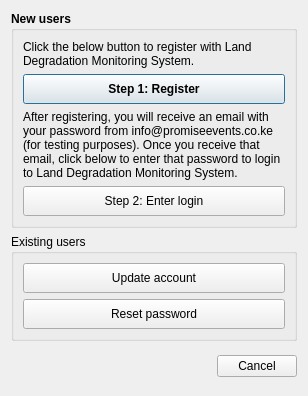
<?xml version="1.0" encoding="UTF-8"?>
<ui version="4.0">
 <class>DlgSettings</class>
 <widget class="QDialog" name="DlgSettings">
  <property name="windowModality">
   <enum>Qt::ApplicationModal</enum>
  </property>
  <property name="geometry">
   <rect>
    <x>0</x>
    <y>0</y>
    <width>308</width>
    <height>396</height>
   </rect>
  </property>
  <property name="sizePolicy">
   <sizepolicy hsizetype="Fixed" vsizetype="Fixed">
    <horstretch>0</horstretch>
    <verstretch>0</verstretch>
   </sizepolicy>
  </property>
  <property name="minimumSize">
   <size>
    <width>250</width>
    <height>0</height>
   </size>
  </property>
  <property name="windowTitle">
   <string>Settings</string>
  </property>
  <layout class="QVBoxLayout" name="verticalLayout_3">
   <item>
    <widget class="QGroupBox" name="groupBox">
     <property name="sizePolicy">
      <sizepolicy hsizetype="Preferred" vsizetype="Preferred">
       <horstretch>0</horstretch>
       <verstretch>0</verstretch>
      </sizepolicy>
     </property>
     <property name="minimumSize">
      <size>
       <width>0</width>
       <height>0</height>
      </size>
     </property>
     <property name="font">
      <font>
       <weight>75</weight>
       <bold>true</bold>
      </font>
     </property>
     <property name="title">
      <string>New users</string>
     </property>
     <layout class="QVBoxLayout" name="verticalLayout">
      <item>
       <widget class="QLabel" name="label">
        <property name="sizePolicy">
         <sizepolicy hsizetype="Preferred" vsizetype="Preferred">
          <horstretch>0</horstretch>
          <verstretch>0</verstretch>
         </sizepolicy>
        </property>
        <property name="maximumSize">
         <size>
          <width>16777215</width>
          <height>16777215</height>
         </size>
        </property>
        <property name="font">
         <font>
          <weight>50</weight>
          <bold>false</bold>
         </font>
        </property>
        <property name="text">
         <string>Click the below button to register with Land Degradation Monitoring System.</string>
        </property>
        <property name="wordWrap">
         <bool>true</bool>
        </property>
       </widget>
      </item>
      <item>
       <widget class="QPushButton" name="pushButton_register">
        <property name="sizePolicy">
         <sizepolicy hsizetype="Minimum" vsizetype="Minimum">
          <horstretch>0</horstretch>
          <verstretch>0</verstretch>
         </sizepolicy>
        </property>
        <property name="minimumSize">
         <size>
          <width>0</width>
          <height>30</height>
         </size>
        </property>
        <property name="font">
         <font>
          <weight>75</weight>
          <bold>true</bold>
         </font>
        </property>
        <property name="text">
         <string>Step 1: Register</string>
        </property>
       </widget>
      </item>
      <item>
       <widget class="QLabel" name="label_2">
        <property name="font">
         <font>
          <weight>50</weight>
          <bold>false</bold>
         </font>
        </property>
        <property name="text">
         <string>After registering, you will receive an email with your password from info@promiseevents.co.ke (for testing purposes). Once you receive that email, click below to enter that password to login to Land Degradation Monitoring System.</string>
        </property>
        <property name="wordWrap">
         <bool>true</bool>
        </property>
       </widget>
      </item>
      <item>
       <widget class="QPushButton" name="pushButton_login">
        <property name="sizePolicy">
         <sizepolicy hsizetype="Minimum" vsizetype="Minimum">
          <horstretch>0</horstretch>
          <verstretch>0</verstretch>
         </sizepolicy>
        </property>
        <property name="minimumSize">
         <size>
          <width>0</width>
          <height>30</height>
         </size>
        </property>
        <property name="font">
         <font>
          <weight>50</weight>
          <bold>false</bold>
         </font>
        </property>
        <property name="text">
         <string>Step 2: Enter login</string>
        </property>
       </widget>
      </item>
     </layout>
    </widget>
   </item>
   <item>
    <spacer name="verticalSpacer">
     <property name="orientation">
      <enum>Qt::Vertical</enum>
     </property>
     <property name="sizeType">
      <enum>QSizePolicy::Fixed</enum>
     </property>
     <property name="sizeHint" stdset="0">
      <size>
       <width>20</width>
       <height>0</height>
      </size>
     </property>
    </spacer>
   </item>
   <item>
    <widget class="QGroupBox" name="groupBox_2">
     <property name="sizePolicy">
      <sizepolicy hsizetype="Preferred" vsizetype="Preferred">
       <horstretch>0</horstretch>
       <verstretch>0</verstretch>
      </sizepolicy>
     </property>
     <property name="font">
      <font>
       <weight>50</weight>
       <bold>false</bold>
      </font>
     </property>
     <property name="title">
      <string>Existing users</string>
     </property>
     <layout class="QVBoxLayout" name="verticalLayout_2">
      <item>
       <widget class="QPushButton" name="pushButton_edit">
        <property name="sizePolicy">
         <sizepolicy hsizetype="Minimum" vsizetype="Minimum">
          <horstretch>0</horstretch>
          <verstretch>0</verstretch>
         </sizepolicy>
        </property>
        <property name="minimumSize">
         <size>
          <width>0</width>
          <height>30</height>
         </size>
        </property>
        <property name="font">
         <font>
          <weight>50</weight>
          <bold>false</bold>
         </font>
        </property>
        <property name="text">
         <string>Update account</string>
        </property>
       </widget>
      </item>
      <item>
       <widget class="QPushButton" name="pushButton_forgot_pwd">
        <property name="sizePolicy">
         <sizepolicy hsizetype="Minimum" vsizetype="Minimum">
          <horstretch>0</horstretch>
          <verstretch>0</verstretch>
         </sizepolicy>
        </property>
        <property name="minimumSize">
         <size>
          <width>0</width>
          <height>30</height>
         </size>
        </property>
        <property name="font">
         <font>
          <weight>50</weight>
          <bold>false</bold>
         </font>
        </property>
        <property name="text">
         <string>Reset password</string>
        </property>
       </widget>
      </item>
     </layout>
    </widget>
   </item>
   <item>
    <widget class="QDialogButtonBox" name="buttonBox">
     <property name="sizePolicy">
      <sizepolicy hsizetype="Expanding" vsizetype="Minimum">
       <horstretch>0</horstretch>
       <verstretch>0</verstretch>
      </sizepolicy>
     </property>
     <property name="standardButtons">
      <set>QDialogButtonBox::Cancel</set>
     </property>
    </widget>
   </item>
  </layout>
 </widget>
 <resources/>
 <connections/>
</ui>
